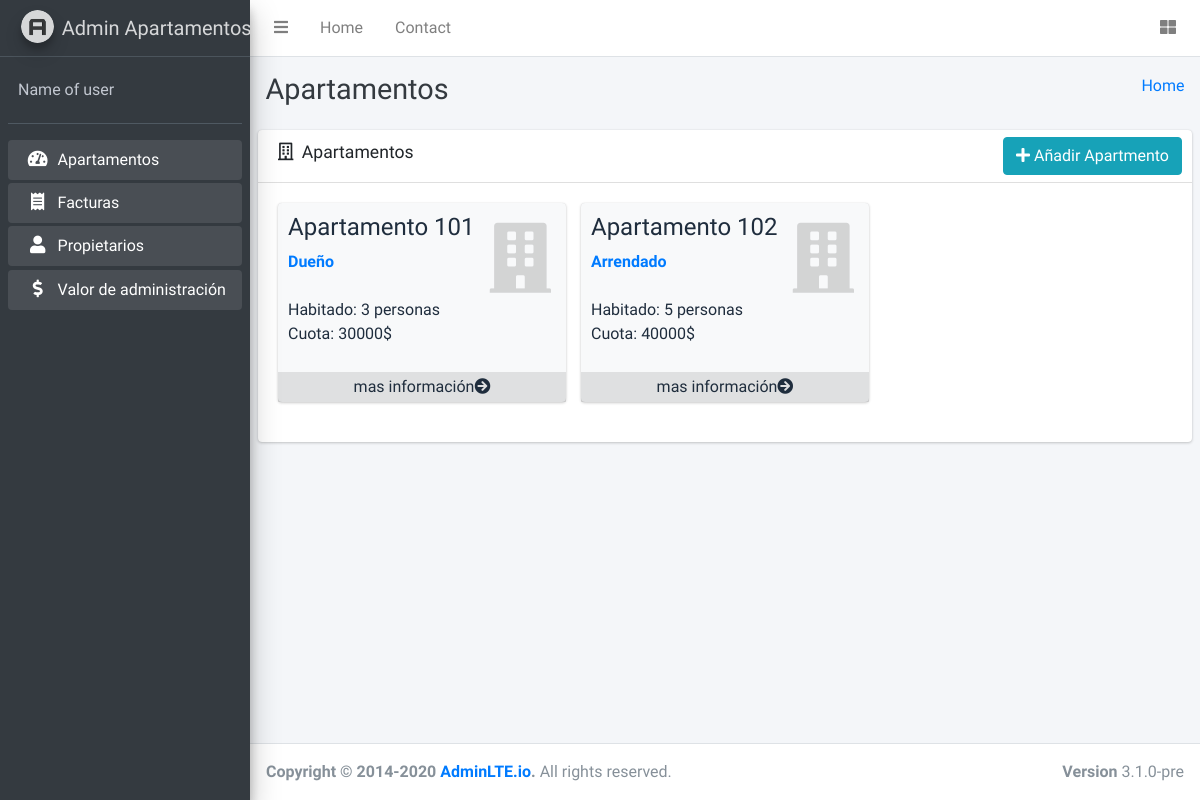
Before: / with the older database file.
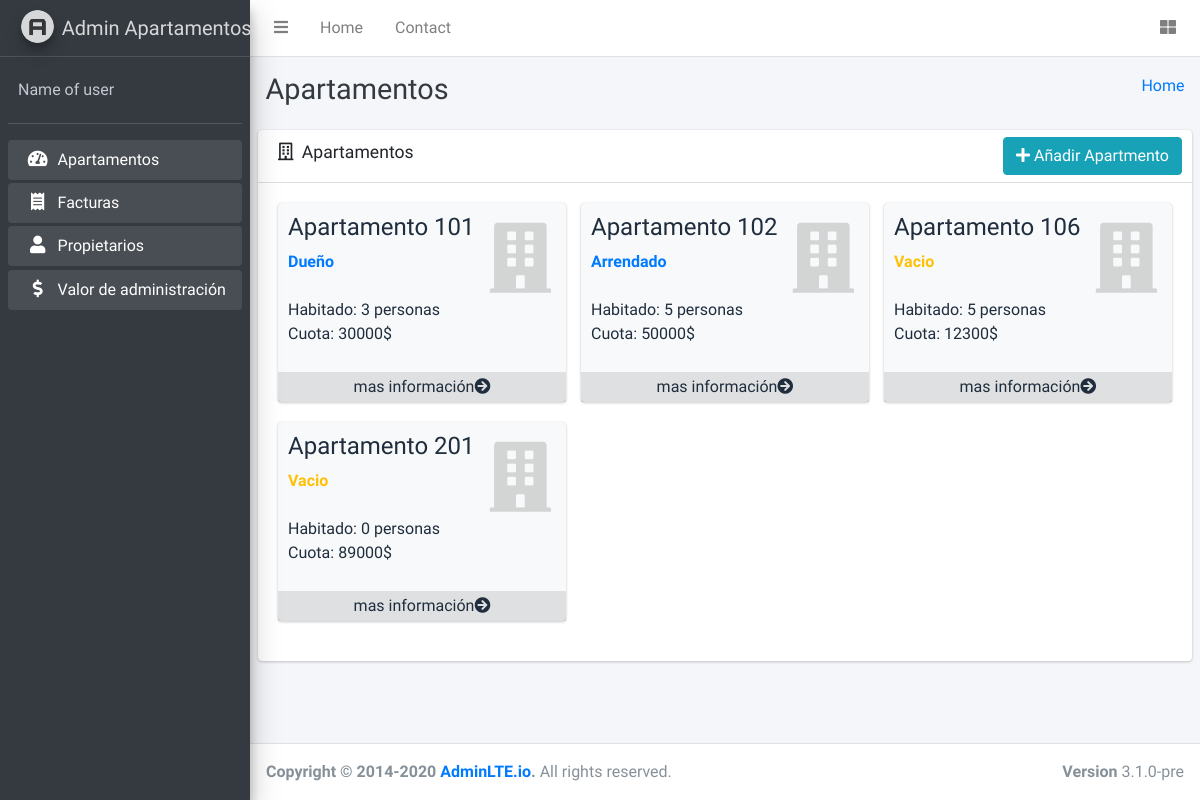
After: the same page with the newer database file.
### tables this page shows
CREATE TABLE `apartamentos` (
  `id_apartamento` int(11) NOT NULL,
  `valor_cuota` int(11) NOT NULL,
  `id_administracion` int(11) NOT NULL,
  `numero_apartamento` int(11) NOT NULL,
  `numero_personas` int(11) NOT NULL,
  `arrendado` int(11) DEFAULT NULL,
  `estado` bit(1) NOT NULL DEFAULT b'0'
);

### Model/DB.php (called while the page is built, shortened)
<?php
class DB
{
    public $usuarioDB="root";
    public $contrasenaDB="";
    public function conectarDB(){
        try{
            $datosDB="mysql:host=localhost;dbname=sistemaapartamentos";
            $conexionDB = new PDO($datosDB,$this->usuarioDB,$this->contrasenaDB);
            return($conexionDB);
        }
        catch(PDOException $e){
            throw new Exception('No se ha podido conectar a la base de datos');
        }
    }
    public function getData ($consultaSQL){
        try{
            $conexionDB=$this->conectarDB();
            $consultarDatos = $conexionDB->prepare($consultaSQL);
            $consultarDatos->setFetchMode(PDO::FETCH_ASSOC);
            $resultado = $consultarDatos->execute();
            return $consultarDatos->fetchAll();
        }
        catch(PDOException $e){
            throw new Exception('Ha ocurrido un error durante al tratar de trater la informacion de la base de datos');
        }
    }
}
?>

### index.php (the view, shortened to what this page needs)
<?php require_once('layouts/header.php')?>
<?php require_once('model/DB.php');
  $db = new DB();
  $db->conectarDB();
  $sql = 'SELECT*FROM apartamentos A INNER JOIN administracion AD ON AD.id_administracion=A.id_administracion';
  $apartments = $db->getData($sql);
?>
<div class="content-wrapper">
  <div class="content-header">
    <div class="container-fluid">
      <div class="row mb-2">
        <div class="col-sm-6">
          <h1 class="m-0 text-dark">Apartamentos</h1>
        </div>
        <div class="col-sm-6">
          <ol class="breadcrumb float-sm-right">
            <li class="breadcrumb-item"><a href="#">Home</a></li>
          </ol>
        </div>
      </div>
    </div>
  </div>
  <section class="content">
  <div class="card ">
    <div class="card-header">
      <h3 class="card-title">
        <i class="far fa-building mr-1"></i>
        Apartamentos
      </h3>
      <div class="card-tools">
      <ul class="nav nav-pills ml-auto">
        <li class="nav-item">
          <button class="btn btn-info" data-toggle="modal" data-target="#modal-add"><i class="fas fa-plus"></i> Añadir Apartmento</button>
        </li>
      </ul>
      </div>
    </div>
    <div class="card-body">
      <div class="row">
        <?php foreach($apartments as $apartment):?>
          <?php
            $db1=new Db();
            $db1->conectarDB();
            $id_apartment = $apartment['id_apartamento'];
            $sql = "select P.email,P.nombre,A.id_apartamento,A.valor_cuota,A.numero_apartamento,A.numero_personas
            ,f.id_factura,f.total,f.mora,f.fecha_creacion
            from factura F inner join apartamentos A on A.id_apartamento=F.id_apartamento inner join apartamento_usuario AU on AU.id_apartamento=A.id_apartamento inner join propietarios P on P.id_usuario=AU.id_usuario where A.id_apartamento={$id_apartment}";
            $facturas = $db1->getData($sql);
            $jsonFacturas = json_encode ((array) $facturas);
            $jsonApartamentos = json_encode((array) $apartment);
            ?>
          <div class="col-lg-4 col-6">
            <div class="small-box bg-light">
              <div class="inner">
                <h4>Apartamento <?php print_r($apartment['numero_apartamento']);?></h4>
                <p>
                  <?php
                    if($apartment['arrendado']==1){
                      echo("<span class='text-primary font-weight-bold'>Arrendado</span><br>");
                    }else if($apartment['arrendado']==2){
                      echo("<span class='text-primary font-weight-bold'>Dueño</span><br>");
                    }else if($apartment['arrendado']==0){
                      echo("<span class='text-warning font-weight-bold'>Vacio</span><br>");
                    }
                  ?>
                  <br>
                  Habitado: <?php echo($apartment['numero_personas']);?> personas
                  <br>
                  Cuota: <?php echo($apartment['valor_cuota']);?>$
                </p>
              </div>
              <div class="icon">
                <i class="fas fa-building"></i>
              </div>
              <a href="#" class="small-box-footer"  data-toggle="modal" data-target="#modal-detail-apartment" onclick='detailApartment(<?php print_r("{$jsonApartamentos},{$jsonFacturas}");?>)'>mas información<i class="fas fa-arrow-circle-right"></i></a>
            </div>
          </div>
        <?php endforeach;?>
      </div>
    </div>
  </div>
  </section>
</div>
<?php require_once('layouts/footer.php');?>

Changed rows visible on the page:
changed apartamentos (number 2 of 4 on the later page): valor_cuota "40000" → "50000"
added apartamentos: value "106", arrendado "Vacio", numero_personas "5", valor_cuota "12300"
added apartamentos: value "201", arrendado "Vacio", numero_personas "0", valor_cuota "89000"
